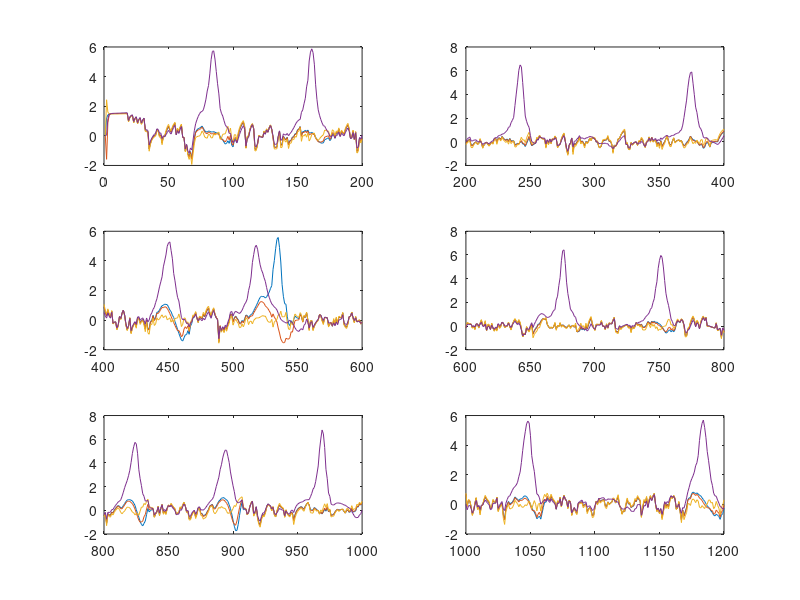
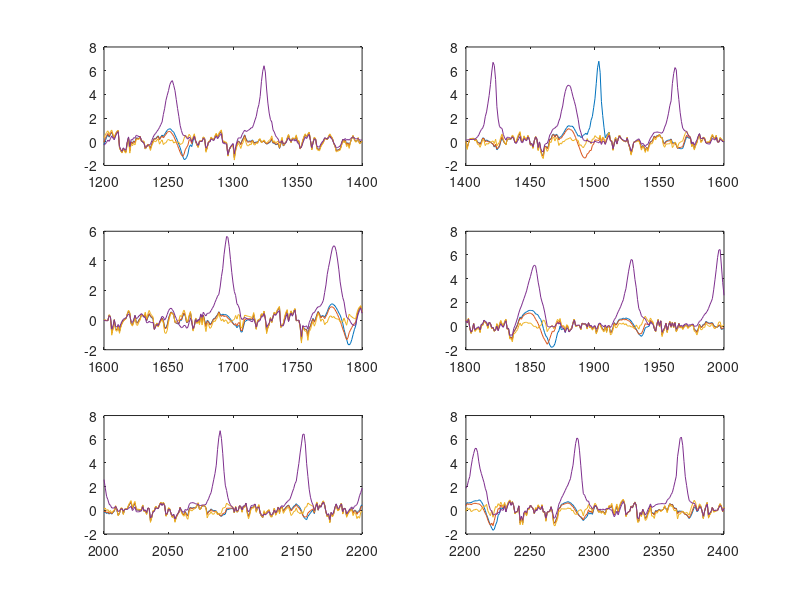

Here is the MATLAB script that generated these plots, in order:
%plot theta_dot vs time for 8 different ks for different oscillators
clear;
N=80;
T=2400;
tau=0.1
w = random('Normal',pi/2,1,1,N);

K = [0 0.5 1 1.5 3 4 5 9]
k = zeros(8,10);
% for i=1:N
%         theta(1,i)=rand(;
% end
theta = rand(N)
rx=0;
ry=0;
phi(1)=0;
for i=1:N
    phi(1) = phi(1) + (1/N)*theta(1,i); 
    rx=rx+(1/N)*cos(theta(1,i)); 
    ry=ry+(1/N)*sin(theta(1,i)); 
end    

r(1) = sqrt(rx*rx + ry*ry);
r(2) = r(1);
phi(2)=phi(1);
for t=2:T
    rx=0;
    ry=0;
    phi(t+1)=0;
    for i=1:N
        k(i) = K(mod(i+7,8) + 1);
        theta_dot(t,i) = (w(i) + k(i)*r(t)*sin(phi(t)-theta(t-1,i)));
        theta(t,i) = theta(t-1,i) + tau*(w(i) + k(i)*r(t)*sin(phi(t)-theta(t-1,i)));
        theta(t,i) = mod(theta(t,i),2*pi);
        rx=rx+(1/N)*cos(theta(t,i));
        ry=ry+(1/N)*sin(theta(t,i)); 
        phi(t+1) = phi(t+1) + (1/N)*theta(t,i);
    end
    r(t+1) = sqrt(rx*rx + ry*ry);

    hold on
end
t = 1:1:T
j = 1
%no. of oscillators to show
m = 8
f = T/12%multiplication factor
figure(1)
title('theta_dot vs t')
subplot(3,2,1)
plot(t((1):(f*j)), theta_dot(t((1):(f*j)),(m:8:32)));
for j =2:6
subplot(3,2,j)
plot(t((f*(j-1)):(f*j)), theta_dot(t((f*(j-1)):(f*j)),(m:8:32)));
end
figure(2)
for j =7:12
subplot(3,2,j-6)
plot(t((f*(j-1)):(f*j)), theta_dot(t((f*(j-1)):(f*j)),(m:8:32)));
end